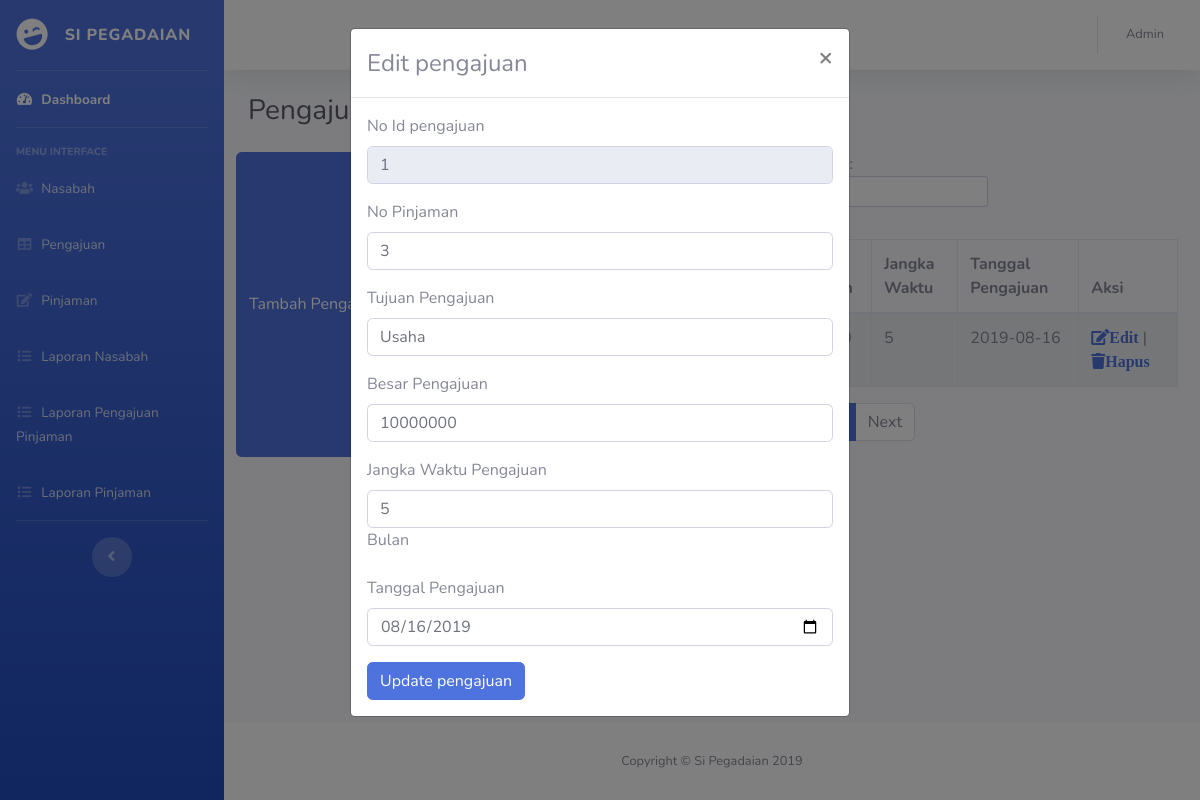
The page /admin/pengajuan_pinjaman.php?func=editPengajuan&tabel=pengajuan_pinjaman&key=idpengajuan&idpengajuan=1 on the database its author committed.
### tables this page shows
CREATE TABLE `pengajuan_pinjaman` (
  `idpengajuan` int(11) NOT NULL,
  `nopinjaman` varchar(16) NOT NULL,
  `tujuanpengajuan` varchar(11) NOT NULL,
  `besarpengajuan` int(11) NOT NULL,
  `jangkawaktupengajuan` int(11) NOT NULL,
  `tanggalpengajuan` date NOT NULL
);

### function.php (called while the page is built, shortened)
<?php
function tampilData($tabel){
    $query = "SELECT * FROM $tabel";
    $mysqli = Database::getInstance()->getConnection();
    $result = $mysqli->query($query);
    while($d=mysqli_fetch_array($result)){
        $data[] =$d;
    }
    return $data ?? '';
}
function ambilData($tabel,$key,$id){
    $query = "SELECT * FROM $tabel where $key = '$id'";
    $mysqli = Database::getInstance()->getConnection();
    $result = $mysqli->query($query);
    while($d=mysqli_fetch_array($result)){
        $data[] =$d;
    }
    return $data ?? '';
}
function cekData($tabel){
    $query = "SELECT * FROM $tabel";
    $mysqli = Database::getInstance()->getConnection();
    $result = $mysqli->query($query);
    if ($result->num_rows == 0) {
        return true;
    }else {
        return false;
    }
}
?>

### admin/pengajuan_pinjaman.php (the view, shortened to what this page needs)
<?php
include '../function.php';
?>
<!DOCTYPE html>
<html lang="en">
<head>
  <link href="../assets/css/all.min.css" rel="stylesheet" type="text/css">
  <link href="../assets/css/sb-admin-2.min.css" rel="stylesheet">
</head>
<body id="page-top">
  <div id="wrapper">
    <ul class="navbar-nav bg-gradient-primary sidebar sidebar-dark accordion" id="accordionSidebar">
      <a class="sidebar-brand d-flex align-items-center justify-content-center" href="index.html">
        <div class="sidebar-brand-icon rotate-n-15">
          <i class="fas fa-laugh-wink"></i>
        </div>
        <div class="sidebar-brand-text mx-3">SI Pegadaian</div>
      </a>
      <hr class="sidebar-divider my-0">
      <li class="nav-item active">
        <a class="nav-link" href="controller.php?hal=dashboard">
          <i class="fas fa-fw fa-tachometer-alt"></i>
          <span>Dashboard</span></a>
      </li>
      <hr class="sidebar-divider">
      <div class="sidebar-heading">
        Menu Interface
      </div>
      <li class="nav-item">
        <a class="nav-link" href="controller.php?hal=nasabah">
          <i class="fas fa-fw fa-users"></i>
          <span>Nasabah</span></a>
      </li>
      <li class="nav-item">
        <a class="nav-link" href="controller.php?hal=pengajuan_pinjaman">
          <i class="fas fa-fw fa-table"></i>
          <span>Pengajuan</span></a>
      </li>
      <li class="nav-item">
        <a class="nav-link" href="controller.php?hal=pinjaman">
          <i class="fas fa-fw fa-edit"></i>
          <span>Pinjaman</span></a>
      </li>
      <li class="nav-item">
        <a class="nav-link" href="controller.php?hal=laporan_nasabah" target="_blank">
          <i class="fas fa-fw fa-list"></i>
          <span>Laporan Nasabah</span></a>
      </li>
      <li class="nav-item">
        <a class="nav-link" href="controller.php?hal=laporan_pengajuan_pinjaman" target="_blank">
          <i class="fas fa-fw fa-list"></i>
          <span>Laporan Pengajuan Pinjaman</span></a>
      </li>
      <li class="nav-item">
        <a class="nav-link" href="controller.php?hal=laporan_pinjaman" target="_blank">
          <i class="fas fa-fw fa-list"></i>
          <span>Laporan Pinjaman</span></a>
      </li>
      <hr class="sidebar-divider d-none d-md-block">
      <div class="text-center d-none d-md-inline">
        <button class="rounded-circle border-0" id="sidebarToggle"></button>
      </div>
    </ul>
    <div id="content-wrapper" class="d-flex flex-column">
      <div id="content">
        <nav class="navbar navbar-expand navbar-light bg-white topbar mb-4 static-top shadow">
          <ul class="navbar-nav ml-auto">
            <li class="nav-item dropdown no-arrow">
              <a class="nav-link dropdown-toggle" href="#" id="userDropdown" role="button" data-toggle="dropdown" aria-haspopup="true" aria-expanded="false">
                <span class="mr-2 d-none d-lg-inline text-gray-600 small">Admin</span>
              </a>
            </li>
          </ul>
        </nav>
        <div class="container-fluid">
          <div class="d-sm-flex align-items-center justify-content-between mb-4">
            <h1 class="h3 mb-0 text-gray-800">Pengajuan</h1>
          </div>
          <div class="row">
          <button type="button" class="btn btn-primary" data-toggle="modal" data-target="#tambahPengajuan">Tambah Pengajuan
          </button>
            <table id="pengajuan" class="table table-striped table-bordered" style="width:100%">
              <thead>
                  <tr>
                      <th>No</th>
                      <th>No ID Pengajuan</th>
                      <th>No Pinjaman</th>
                      <th>Tujuan Pengajuan</th>
                      <th>Besar Pengajuan</th>
                      <th>Jangka Waktu</th>
                      <th>Tanggal Pengajuan</th>
                      <th>Aksi</th>
                  </tr>
              </thead>
              <tbody>
              <?php
              if (cekData("pengajuan_pinjaman") == true) {
              }else {
                $no = 1;
                foreach (tampilData("pengajuan_pinjaman") as $d) {
                  ?>
                    <tr>
                        <td><?= $no++ ?></td>
                        <td><?= $d['idpengajuan']; ?></td>
                        <td><?= $d['nopinjaman']; ?></td>
                        <td><?= $d['tujuanpengajuan']; ?></td>
                        <td><?= $d['besarpengajuan']; ?></td>
                        <td><?= $d['jangkawaktupengajuan']; ?></td>
                        <td><?= $d['tanggalpengajuan']; ?></td>
                        <td><a href="pengajuan_pinjaman.php?func=editPengajuan&tabel=pengajuan_pinjaman&key=idpengajuan&idpengajuan=<?=$d['idpengajuan']; ?>" type="button" class="fa fa-edit" id="edit">Edit</a> | <a href="pengajuan_pinjaman.php?func=hapusDataPengajuan&tabel=pengajuan_pinjaman&key=idpengajuan&idpengajuan=<?=$d['idpengajuan']; ?>" class="fa fa-trash">Hapus</a></td>
                    </tr>
                <?php
                  }
                ?>
              <?php
              }
              ?>
              </tbody>
            </table>
          </div>
        </div>
      </div>
      <footer class="sticky-footer bg-white">
        <div class="container my-auto">
          <div class="copyright text-center my-auto">
            <span>Copyright &copy; Si Pegadaian 2019</span>
          </div>
        </div>
      </footer>
    </div>
  </div>
<div class="modal" id="myModal">
  <div class="modal-dialog">
    <div class="modal-content">
      <div class="modal-header">
        <h4 class="modal-title">Edit pengajuan</h4>
        <button type="button" class="close" data-dismiss="modal">&times;</button>
      </div>
      <div class="modal-body">
        <form action="../function.php?func=updatePengajuan" method="GET">
        <?php
        foreach (ambilData($_GET['tabel'],$_GET['key'],$_GET['idpengajuan']) as $data) {
                  ?>
                <?php
                  }
                ?>
          <div class="form-group">
            <label for="idpengajuan">No Id pengajuan </label>
            <input type="text" class="form-control" name="idpengajuan" value="<?= $data['idpengajuan'];?>" readonly>
          </div>
          <div class="form-group">
            <label for="nopinjaman">No Pinjaman</label>
            <input type="text" class="form-control" name="nopinjaman" value="<?= $data['nopinjaman'];?>">
          </div>
          <div class="form-group">
            <label for="tujuanpengajuan">Tujuan Pengajuan</label>
            <input class="form-control" name="tujuanpengajuan" id="tujuanpengajuan" value="<?= $data['tujuanpengajuan'];?>">
          </div>
          <div class="form-group">
            <label for="besarpengajuan">Besar Pengajuan</label>
            <input type="text" class="form-control" name="besarpengajuan" value="<?= $data['besarpengajuan'];?>">
          </div>
          <div class="form-group">
            <label for="jangkawaktupengajuan">Jangka Waktu Pengajuan</label>
            <input type="input" class="form-control" name="jangkawaktupengajuan" value="<?= $data['jangkawaktupengajuan'];?>">
            <label for="jangkawaktupengajuan">Bulan</label>
          </div>
          <div class="form-group">
            <label for="tanggalpengajuan">Tanggal Pengajuan</label>
            <input type="date" class="form-control" name="tanggalpengajuan" value="<?= $data['tanggalpengajuan'];?>">
          </div>
          <button type="submit" class="btn btn-primary" name="func" value="updatePengajuan">Update pengajuan</button>
        </form>
      </div>
    </div>
  </div>
</div>
</body>
</html>

### rows shown on the page
pengajuan_pinjaman: jangkawaktupengajuan "5", tanggalpengajuan "2019-08-16", idpengajuan "1", nopinjaman "3", tujuanpengajuan "Usaha", besarpengajuan "10000000", tanggalpengajuan "08/16/2019"
